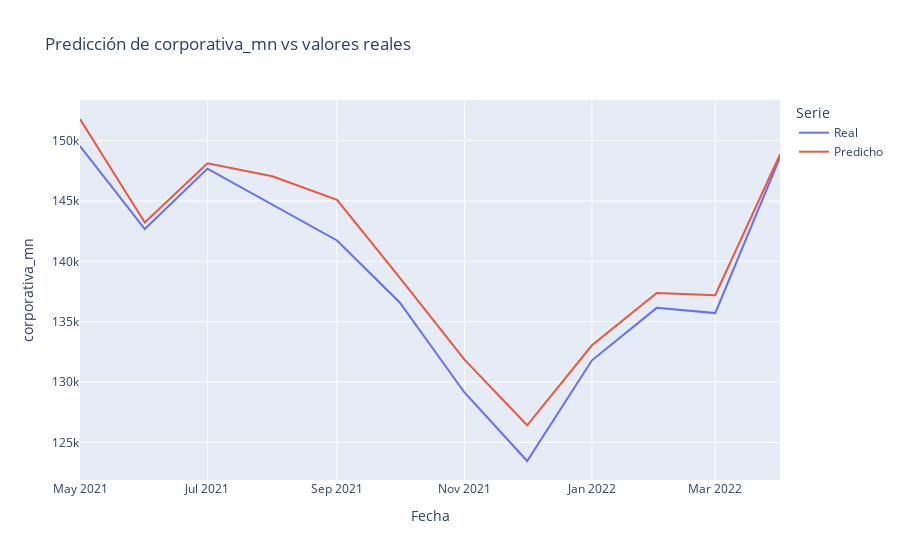

Notebook cell for this chart:
### Code cell
df_pred = pd.DataFrame({
    "Fecha": df.loc[X_valid.index, "fecha"],
    "Real": y_valid.values,
    "Predicho": y_pred
})

# Gráfica interactiva
fig = px.line(df_pred, x="Fecha", y=["Real", "Predicho"],
              title="Predicción de corporativa_mn vs valores reales",
              labels={"value": "corporativa_mn", "Fecha": "Fecha", "variable": "Serie"})

fig.show()

### Figure 1 — Plotly figure (JSON) as saved in the notebook; plotly's stock layout.template omitted (floating-point values rounded to 4 significant figures)
{"data": [{"hovertemplate": "Serie=Real<br>Fecha=%{x}<br>corporativa_mn=%{y}<extra></extra>", "legendgroup": "Real", "line": {"color": "#636efa", "dash": "solid"}, "marker": {"symbol": "circle"}, "mode": "lines", "name": "Real", "orientation": "v", "showlegend": true, "type": "scatter", "x": ["2021-05-01T00:00:00.000000000", "2021-06-01T00:00:00.000000000", "2021-07-01T00:00:00.000000000", "2021-08-01T00:00:00.000000000", "2021-09-01T00:00:00.000000000", "2021-10-01T00:00:00.000000000", "2021-11-01T00:00:00.000000000", "2021-12-01T00:00:00.000000000", "2022-01-01T00:00:00.000000000", "2022-02-01T00:00:00.000000000", "2022-03-01T00:00:00.000000000", "2022-04-01T00:00:00.000000000"], "xaxis": "x", "y": [149600.0, 142700.0, 147700.0, 144700.0, 141700.0, 136600.0, 129100.0, 123500.0, 131800.0, 136100.0, 135700.0, 148600.0], "yaxis": "y"}, {"hovertemplate": "Serie=Predicho<br>Fecha=%{x}<br>corporativa_mn=%{y}<extra></extra>", "legendgroup": "Predicho", "line": {"color": "#EF553B", "dash": "solid"}, "marker": {"symbol": "circle"}, "mode": "lines", "name": "Predicho", "orientation": "v", "showlegend": true, "type": "scatter", "x": ["2021-05-01T00:00:00.000000000", "2021-06-01T00:00:00.000000000", "2021-07-01T00:00:00.000000000", "2021-08-01T00:00:00.000000000", "2021-09-01T00:00:00.000000000", "2021-10-01T00:00:00.000000000", "2021-11-01T00:00:00.000000000", "2021-12-01T00:00:00.000000000", "2022-01-01T00:00:00.000000000", "2022-02-01T00:00:00.000000000", "2022-03-01T00:00:00.000000000", "2022-04-01T00:00:00.000000000"], "xaxis": "x", "y": [151800.0, 143200.0, 148100.0, 147000.0, 145100.0, 138700.0, 131900.0, 126400.0, 133000.0, 137400.0, 137200.0, 148800.0], "yaxis": "y"}], "layout": {"legend": {"title": {"text": "Serie"}, "tracegroupgap": 0}, "title": {"text": "Predicción de corporativa_mn vs valores reales"}, "xaxis": {"anchor": "y", "domain": [0, 1], "title": {"text": "Fecha"}}, "yaxis": {"anchor": "x", "domain": [0, 1], "title": {"text": "corporativa_mn"}}}}
